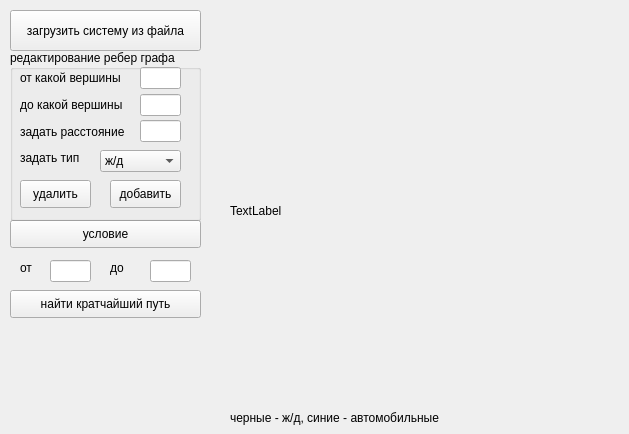
<?xml version="1.0" encoding="UTF-8"?>
<ui version="4.0">
 <class>Widget</class>
 <widget class="QWidget" name="Widget">
  <property name="geometry">
   <rect>
    <x>0</x>
    <y>0</y>
    <width>629</width>
    <height>434</height>
   </rect>
  </property>
  <property name="windowTitle">
   <string>Графы</string>
  </property>
  <widget class="QPushButton" name="condBtn">
   <property name="geometry">
    <rect>
     <x>10</x>
     <y>220</y>
     <width>191</width>
     <height>28</height>
    </rect>
   </property>
   <property name="text">
    <string>условие</string>
   </property>
  </widget>
  <widget class="QLabel" name="imgLbl">
   <property name="geometry">
    <rect>
     <x>230</x>
     <y>20</y>
     <width>381</width>
     <height>381</height>
    </rect>
   </property>
   <property name="text">
    <string>TextLabel</string>
   </property>
  </widget>
  <widget class="QPushButton" name="createBtn">
   <property name="geometry">
    <rect>
     <x>10</x>
     <y>10</y>
     <width>191</width>
     <height>41</height>
    </rect>
   </property>
   <property name="text">
    <string>загрузить систему из файла</string>
   </property>
  </widget>
  <widget class="QGroupBox" name="groupBox">
   <property name="geometry">
    <rect>
     <x>10</x>
     <y>50</y>
     <width>191</width>
     <height>171</height>
    </rect>
   </property>
   <property name="title">
    <string>редактирование ребер графа</string>
   </property>
   <widget class="QLineEdit" name="num_fromEdt">
    <property name="geometry">
     <rect>
      <x>130</x>
      <y>17</y>
      <width>41</width>
      <height>22</height>
     </rect>
    </property>
   </widget>
   <widget class="QPushButton" name="delBtn">
    <property name="geometry">
     <rect>
      <x>10</x>
      <y>130</y>
      <width>71</width>
      <height>28</height>
     </rect>
    </property>
    <property name="text">
     <string>удалить</string>
    </property>
   </widget>
   <widget class="QLineEdit" name="num_toEdt">
    <property name="geometry">
     <rect>
      <x>130</x>
      <y>44</y>
      <width>41</width>
      <height>22</height>
     </rect>
    </property>
   </widget>
   <widget class="QLineEdit" name="val_edtEdt">
    <property name="geometry">
     <rect>
      <x>130</x>
      <y>70</y>
      <width>41</width>
      <height>22</height>
     </rect>
    </property>
   </widget>
   <widget class="QLabel" name="label_5">
    <property name="geometry">
     <rect>
      <x>10</x>
      <y>47</y>
      <width>111</width>
      <height>16</height>
     </rect>
    </property>
    <property name="text">
     <string>до какой вершины</string>
    </property>
   </widget>
   <widget class="QLabel" name="label_6">
    <property name="geometry">
     <rect>
      <x>10</x>
      <y>74</y>
      <width>121</width>
      <height>16</height>
     </rect>
    </property>
    <property name="text">
     <string>задать расстояние</string>
    </property>
   </widget>
   <widget class="QPushButton" name="addBtn">
    <property name="geometry">
     <rect>
      <x>100</x>
      <y>130</y>
      <width>71</width>
      <height>28</height>
     </rect>
    </property>
    <property name="text">
     <string>добавить</string>
    </property>
   </widget>
   <widget class="QLabel" name="label_4">
    <property name="geometry">
     <rect>
      <x>10</x>
      <y>20</y>
      <width>111</width>
      <height>16</height>
     </rect>
    </property>
    <property name="text">
     <string>от какой вершины</string>
    </property>
   </widget>
   <widget class="QLabel" name="label_7">
    <property name="geometry">
     <rect>
      <x>10</x>
      <y>100</y>
      <width>121</width>
      <height>16</height>
     </rect>
    </property>
    <property name="text">
     <string>задать тип</string>
    </property>
   </widget>
   <widget class="QComboBox" name="cmb">
    <property name="geometry">
     <rect>
      <x>90</x>
      <y>100</y>
      <width>81</width>
      <height>22</height>
     </rect>
    </property>
    <item>
     <property name="text">
      <string>ж/д</string>
     </property>
    </item>
    <item>
     <property name="text">
      <string>авто</string>
     </property>
    </item>
   </widget>
  </widget>
  <widget class="QLabel" name="infoLbl">
   <property name="geometry">
    <rect>
     <x>20</x>
     <y>340</y>
     <width>171</width>
     <height>81</height>
    </rect>
   </property>
   <property name="text">
    <string/>
   </property>
  </widget>
  <widget class="QLabel" name="label">
   <property name="geometry">
    <rect>
     <x>230</x>
     <y>410</y>
     <width>391</width>
     <height>16</height>
    </rect>
   </property>
   <property name="text">
    <string>черные - ж/д, синие - автомобильные</string>
   </property>
  </widget>
  <widget class="QPushButton" name="shortBtn">
   <property name="geometry">
    <rect>
     <x>10</x>
     <y>290</y>
     <width>191</width>
     <height>28</height>
    </rect>
   </property>
   <property name="text">
    <string>найти кратчайший путь</string>
   </property>
  </widget>
  <widget class="QLabel" name="label_2">
   <property name="geometry">
    <rect>
     <x>20</x>
     <y>260</y>
     <width>21</width>
     <height>16</height>
    </rect>
   </property>
   <property name="text">
    <string>от</string>
   </property>
  </widget>
  <widget class="QLabel" name="label_3">
   <property name="geometry">
    <rect>
     <x>110</x>
     <y>260</y>
     <width>21</width>
     <height>16</height>
    </rect>
   </property>
   <property name="text">
    <string>до</string>
   </property>
  </widget>
  <widget class="QLineEdit" name="otEdt">
   <property name="geometry">
    <rect>
     <x>50</x>
     <y>260</y>
     <width>41</width>
     <height>22</height>
    </rect>
   </property>
   <property name="text">
    <string/>
   </property>
  </widget>
  <widget class="QLineEdit" name="doEdt">
   <property name="geometry">
    <rect>
     <x>150</x>
     <y>260</y>
     <width>41</width>
     <height>22</height>
    </rect>
   </property>
   <property name="text">
    <string/>
   </property>
  </widget>
 </widget>
 <layoutdefault spacing="6" margin="11"/>
 <resources/>
 <connections/>
</ui>
